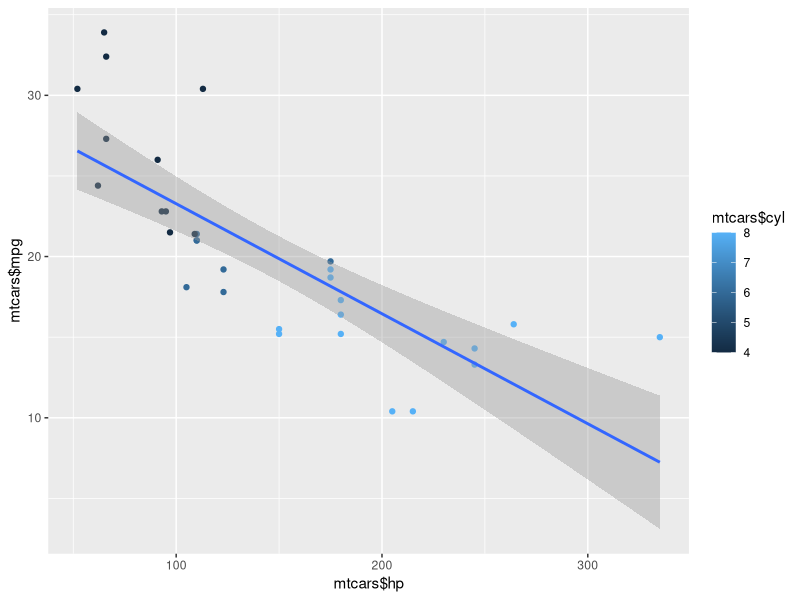

R code for this plot:
## ---- chunk 1
knitr::opts_chunk$set(echo = FALSE)
## ---- chunk 2
summary(mtcars)
## ---- chunk 3

library(ggplot2)
data("mtcars")
qplot(mtcars$hp, mtcars$mpg, color = mtcars$cyl,geom =c("point","smooth"),method = "lm", data = mtcars)

